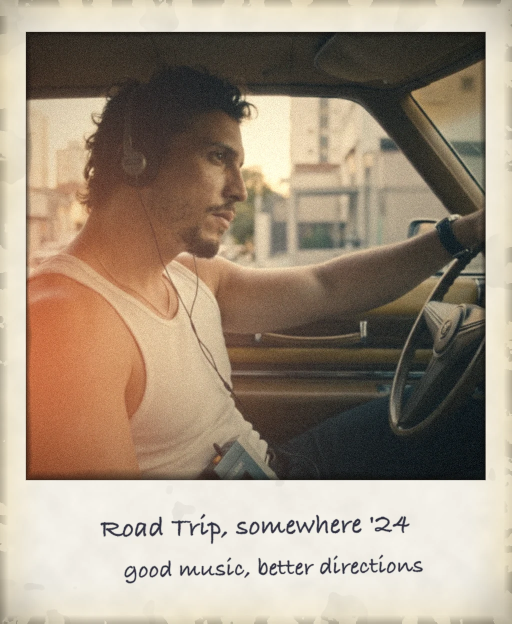
#> input picture cards-v2/assets/cards/hi/10-front.webp, 1024 x 1247 px, given in place of PP Toast.jpg, which was not available (shown at 1/2 size)
$ python build_polaroids.py
#> lines starting #> are read from the running program, lines starting #| are printed output that depends on the picture; pictures that were not available may be replaced by others from this repository, and a replacement may not be noted
#!/usr/bin/env python3
"""Build the 80s instant-film polaroids for cards/ from the user's Tino Assets.

Writes, for each card id in cards/data/cards.json:
  cards/assets/cards/{hi,lo}/<id>-front.webp   white polaroid frame, 80s-graded photo, handwritten caption
  cards/assets/cards/{hi,lo}/<id>-wear.png     R = signed distance to the outline, G = whitening, B = height
  cards/assets/cards/{hi,lo}/<id>-gloss.png    glossy photo, matte frame, fingerprints
  cards/assets/cards/{hi,lo}/back.webp         the dark film back
and rewrites the card size and captions in cards/data/cards.json.
A contact sheet goes to patches/build/polaroids/contact.jpg.

Usage: python3 patches/build_polaroids.py   (needs Pillow + numpy from the user site-packages)
"""
from __future__ import annotations

import json
import zlib
from pathlib import Path

import numpy as np
from PIL import Image, ImageDraw, ImageFilter, ImageFont

PROJECT = Path(__file__).resolve().parent.parent
CARDS = PROJECT / "cards"
OUT = CARDS / "assets/cards"
BUILD = PROJECT / "patches/build/polaroids"
TINO = Path("/Volumes/SSD/Tino Assets")
FONTS = Path("/System/Library/Fonts/Supplemental")

# Polaroid 600 proportions, scaled to the deck's 8.89 cm height (real film: 8.8 x 10.7 cm).
CARD_CM = (7.30, 8.89)
SIDE, TOP = 0.373, 0.457          # cm of white frame left/right and above the photo
PHOTO_CM = (CARD_CM[0] - 2 * SIDE, 6.39)
CORNER_CM = 0.10
WEAR_ENCODE = 0.13                # R = 0.5 + d / 0.13 cm (cards/js/config.js render.wearEncode)
SEED = 7331

TIERS = {"hi": 1024, "lo": 640}   # front width in px; wear is half, gloss a quarter

CARD_DATA = {
    # id: title, year, second line, source, focus (x, y), extras
    "a": ("Work in progress", "", "always building", "PP Toast.jpg", (0.5, 0.36), {}),
    "k": ("At home, 2024", "2024", "good ideas late", "8.1-invideo-nanobanana_2 2.png", (0.53, 0.5), {"leak": (1.0, 0.0)}),
    "q": ("Tools I use, 24", "2024", "create, test, repeat", "hf_20260627_145124_0ec89523-a7e9-4a15-b3bd-367e2f865593.png", (0.5, 0.5), {}),
    "j": ("A long story, 2023", "2023", "same me, new chapter", "xray skeleton 2.png", (0.42, 0.5), {}),
    "10": ("Road Trip, somewhere '24", "2024", "good music, better directions", "5b.png", (0.46, 0.45), {"leak": (0.0, 0.7)}),
    "9": ("Night out, 2022", "2022", "dressed for it", "hf_20260626_234900_1840de45-0979-43f2-b199-b44aa70af150.png", (0.5, 0.42), {}),
    "8": ("Good days, 2021", "2021", "keep it simple", "smile PP.jpg", (0.55, 0.4), {}),
    "7": ("Late shift, 2023", "2023", "one more idea", "hf_20260313_152347_4ffc25cd-bad7-4894-9644-4083137d3032.png", (0.5, 0.45), {"leak": (1.0, 0.2)}),
    "6": ("Day off, 2022", "2022", "recharging", "hf_20260722_211353_2d6ffd9b-32b6-477c-ba16-b150e0d0fcf1 2.png", (0.45, 0.5), {}),
}
CAPTION = {cid: data[0] for cid, data in CARD_DATA.items()}
CURL = {"a": (0.11, 0.05, 0.03), "k": (0.08, 0.04, 0.02), "q": (0.06, 0.03, 0.02),
        "j": (0.12, 0.06, 0.04), "10": (0.09, 0.05, 0.03), "9": (0.07, 0.03, 0.02),
        "8": (0.1, 0.04, 0.03), "7": (0.08, 0.05, 0.02), "6": (0.11, 0.04, 0.03)}


def rng(key: str) -> np.random.Generator:
    return np.random.default_rng(zlib.crc32(f"{SEED}:{key}".encode()))


def fbm(shape, rnd, octaves=4, scale=8.0):
    """Smooth value noise in [0, 1] made of upsampled random grids."""
    h, w = shape
    acc = np.zeros(shape, np.float32)
    amp, total = 1.0, 0.0
    for o in range(octaves):
        gh, gw = max(2, int(scale * 2**o * h / max(h, w))), max(2, int(scale * 2**o * w / max(h, w)))
        grid = Image.fromarray((rnd.random((gh, gw)) * 255).astype(np.uint8))
        acc += amp * np.asarray(grid.resize((w, h), Image.BICUBIC), np.float32) / 255
        total += amp
        amp *= 0.5
    return acc / total


def cover_crop(img: Image.Image, size, focus) -> Image.Image:
    w, h = img.size
    tw, th = size
    s = max(tw / w, th / h)
    img = img.resize((round(w * s), round(h * s)), Image.LANCZOS)
    w, h = img.size
    x = min(max(0, round(focus[0] * w - tw / 2)), w - tw)
    y = min(max(0, round(focus[1] * h - th / 2)), h - th)
    return img.crop((x, y, x + tw, y + th))


def instant_film(img: Image.Image, cid: str, extras: dict) -> Image.Image:
    """80s instant-film look: soft lens, lifted cool blacks, warm creamy highlights, flash hot spot,
    vignette, grain, uneven chemistry at the borders, optional light leak and date stamp."""
    rnd = rng("film:" + cid)
    img = img.filter(ImageFilter.GaussianBlur(img.width / 900))
    a = np.asarray(img.convert("RGB"), np.float32) / 255
    h, w, _ = a.shape
    lum = a @ np.array([0.2126, 0.7152, 0.0722], np.float32)
    # Tone: crush nothing, lift blacks toward teal, fade the whites toward cream.
    lo = np.array([0.10, 0.11, 0.12], np.float32)
    hi = np.array([0.97, 0.93, 0.83], np.float32)
    a = lo + (hi - lo) * np.power(np.clip(a, 0, 1), 1.08)
    a = a + (1 - lum[..., None]) * np.array([-0.025, 0.012, 0.03], np.float32)        # cyan-green shadows
    a = a + lum[..., None] * (1 - lum[..., None]) * np.array([0.06, 0.015, -0.03], np.float32)  # warm mids
    g = (a @ np.array([0.2126, 0.7152, 0.0722], np.float32))[..., None]
    a = g + (a - g) * 0.86
    # On-camera flash: bright centre, falling into dark corners.
    yy, xx = np.mgrid[0:h, 0:w].astype(np.float32)
    r2 = ((xx / w - 0.5) / 0.5) ** 2 + ((yy / h - 0.46) / 0.5) ** 2
    a = a * (1 + 0.14 * np.exp(-r2 / 0.35))[..., None]
    a = a * (1 - 0.38 * np.clip(r2 / 2, 0, 1) ** 1.6)[..., None]
    if "leak" in extras:
        lx, ly = extras["leak"]
        d = np.sqrt((xx / w - lx) ** 2 + (yy / h - ly) ** 2)
        leak = np.exp(-(d / 0.45) ** 2)[..., None] * np.array([1.0, 0.42, 0.18], np.float32) * 0.75
        a = 1 - (1 - a) * (1 - leak)                                                    # screen blend
    a = a + (rnd.normal(0, 0.035, (h, w, 1)) + rnd.normal(0, 0.012, (h, w, 3))).astype(np.float32)
    # Chemistry: a ragged darker band hugging the border, heavier along the bottom (the reagent pod).
    edge = np.minimum.reduce([xx, w - 1 - xx, yy, (h - 1 - yy) * 0.6]) / w
    rag = 0.006 + 0.012 * fbm((h, w), rnd, 3, 14)
    band = np.clip(1 - edge / rag, 0, 1)
    a = a * (1 - 0.55 * band)[..., None] + band[..., None] * np.array([0.05, 0.04, 0.03], np.float32) * 0.5
    out = Image.fromarray((np.clip(a, 0, 1) * 255).astype(np.uint8))
    if "stamp" in extras:
        out = date_stamp(out, extras["stamp"])
    return out


# [14 lines left out: function date_stamp, not called in this run]


def source_image(cid: str, src: str | None) -> Image.Image:
    return Image.open(TINO / src).convert("RGB")


def front(cid: str, W: int) -> Image.Image:
    title, _, line2, src, focus, extras = CARD_DATA[cid]
    px = W / CARD_CM[0]
    H = round(CARD_CM[1] * px)
    rnd = rng("frame:" + cid)
    # Frame: off-white board with paper tooth, yellowing toward the edges, a little handling grime.
    base = np.array([243, 240, 232], np.float32) / 255
    tooth = fbm((H, W), rnd, 5, 40)[..., None]
    frame = base * (0.97 + 0.05 * tooth)
    yy, xx = np.mgrid[0:H, 0:W].astype(np.float32)
    edge = np.minimum.reduce([xx, W - 1 - xx, yy, H - 1 - yy]) / px                    # cm from the edge
    yellow = np.clip(1 - edge / 0.7, 0, 1) ** 1.5 * (0.4 + 0.6 * fbm((H, W), rnd, 3, 6))
    frame = frame * (1 - yellow[..., None] * np.array([0.02, 0.07, 0.2], np.float32))
    # Handled border: a broken band of grey grime hugging the edge, darker in the corners.
    rim = np.clip(1 - edge / 0.12, 0, 1) * (0.3 + 0.7 * (fbm((H, W), rnd, 4, 40) > 0.45))
    corner = np.exp(-((np.minimum(xx, W - 1 - xx) / px) ** 2 + (np.minimum(yy, H - 1 - yy) / px) ** 2) / 0.35)
    frame = frame * (1 - (0.22 * rim + 0.18 * corner)[..., None])
    grime = (fbm((H, W), rnd, 4, 10) > 0.68) * fbm((H, W), rnd, 3, 30) * 0.06
    frame = frame * (1 - grime[..., None])
    canvas = Image.fromarray((np.clip(frame, 0, 1) * 255).astype(np.uint8))

    pw, ph = round(PHOTO_CM[0] * px), round(PHOTO_CM[1] * px)
    photo = instant_film(cover_crop(source_image(cid, src), (pw, ph), focus), cid, extras)
    ox, oy = round(SIDE * px), round(TOP * px)
    canvas.paste(photo, (ox, oy))
    # A hairline of shadow where the print sits under the frame's window.
    d = ImageDraw.Draw(canvas, "RGBA")
    d.rectangle((ox - 1, oy - 1, ox + pw, oy + ph), outline=(60, 50, 40, 70), width=max(1, round(px * 0.012)))

    # Handwritten caption in ballpoint, two lines, slightly off level like the reference.
    ink = (32, 34, 52, 235)
    f1 = ImageFont.truetype(str(FONTS / "Bradley Hand Bold.ttf"), round(px * 0.40))
    f2 = ImageFont.truetype(str(FONTS / "Bradley Hand Bold.ttf"), round(px * 0.34))
    text = Image.new("RGBA", (W, round(2.0 * px)), (0, 0, 0, 0))
    td = ImageDraw.Draw(text)
    td.text((W * 0.5, px * 0.55), CAPTION[cid], font=f1, fill=ink, anchor="mm")
    td.text((W * 0.5 + px * 0.25, px * 1.15), line2, font=f2, fill=ink, anchor="mm")
    text = text.rotate(float(rnd.uniform(-2.2, 1.6)), resample=Image.BICUBIC, center=(W / 2, px))
    text = text.filter(ImageFilter.GaussianBlur(px * 0.004))
    out = canvas.convert("RGBA")
    out.alpha_composite(text, (0, oy + ph + round(px * 0.12)))
    return out.convert("RGB")


# [17 lines left out: function back, not called in this run]


def wear_and_gloss(cid: str, W: int):
    """R: signed distance to the outline (positive inside), G: whitening, B: height, plus the gloss map."""
    px = W / CARD_CM[0]
    H = round(CARD_CM[1] * px)
    rnd = rng("wear:" + cid)
    yy, xx = np.mgrid[0:H, 0:W].astype(np.float32)
    x = (xx + 0.5) / px - CARD_CM[0] / 2
    y = (yy + 0.5) / px - CARD_CM[1] / 2
    qx = np.abs(x) - (CARD_CM[0] / 2 - CORNER_CM)
    qy = np.abs(y) - (CARD_CM[1] / 2 - CORNER_CM)
    outside = np.hypot(np.maximum(qx, 0), np.maximum(qy, 0)) + np.minimum(np.maximum(qx, qy), 0) - CORNER_CM
    # Frayed, chipped outline: high-frequency fray plus a few bites out of the edges.
    d = -outside - 0.03 * (fbm((H, W), rnd, 4, 60) - 0.5) - 0.012 * (fbm((H, W), rnd, 2, 160) - 0.5)
    for _ in range(int(rnd.integers(4, 9))):
        along = rnd.uniform(0, 1)
        ex, ey = [(along * CARD_CM[0] - CARD_CM[0] / 2, -CARD_CM[1] / 2), (along * CARD_CM[0] - CARD_CM[0] / 2, CARD_CM[1] / 2),
                  (-CARD_CM[0] / 2, along * CARD_CM[1] - CARD_CM[1] / 2), (CARD_CM[0] / 2, along * CARD_CM[1] - CARD_CM[1] / 2)][int(rnd.integers(0, 4))]
        d = np.minimum(d, np.hypot(x - ex, y - ey) - rnd.uniform(0.03, 0.07))
    R = np.clip(0.5 + d / WEAR_ENCODE, 0, 1)
    # Whitening: rubbed corners and a few fine scratches across the glossy print.
    Gimg = Image.new("L", (W, H), 0)
    gd = ImageDraw.Draw(Gimg)
    for _ in range(int(rnd.integers(3, 7))):
        x0, y0 = rnd.uniform(SIDE, CARD_CM[0] - SIDE) * px, rnd.uniform(TOP, TOP + PHOTO_CM[1]) * px
        ang, ln = rnd.uniform(0, np.pi), rnd.uniform(0.4, 2.2) * px
        gd.line((x0, y0, x0 + np.cos(ang) * ln, y0 + np.sin(ang) * ln), fill=int(rnd.uniform(60, 140)), width=1)
    G = np.asarray(Gimg, np.float32) / 255
    to_corner = np.hypot(np.abs(x) - CARD_CM[0] / 2, np.abs(y) - CARD_CM[1] / 2)
    rub = np.exp(-(to_corner / 0.45) ** 2)
    edge_cm = np.minimum(CARD_CM[0] / 2 - np.abs(x), CARD_CM[1] / 2 - np.abs(y))
    scuff = np.clip(1 - edge_cm / 0.08, 0, 1) * (fbm((H, W), rnd, 4, 50) > 0.5)
    G = np.clip(G + 0.6 * rub * fbm((H, W), rnd, 3, 20) + 0.25 * scuff, 0, 1)
    # Height: the print sits a hair below the frame, so its window edge catches the light.
    inside = ((x > -CARD_CM[0] / 2 + SIDE) & (x < CARD_CM[0] / 2 - SIDE) &
              (y > -CARD_CM[1] / 2 + TOP) & (y < -CARD_CM[1] / 2 + TOP + PHOTO_CM[1])).astype(np.float32)
    inside = np.asarray(Image.fromarray((inside * 255).astype(np.uint8)).filter(ImageFilter.GaussianBlur(px * 0.02)), np.float32) / 255
    B = 0.5 - 0.035 * inside
    wear = Image.fromarray((np.dstack([R, G, B]) * 255).round().astype(np.uint8))
    # Gloss: satin frame, glossy print, a thumbprint or two on the photo.
    gloss = 0.30 + 0.58 * inside + 0.05 * (fbm((H, W), rnd, 3, 12) - 0.5)
    for _ in range(int(rnd.integers(1, 3))):
        cx, cy = rnd.uniform(SIDE + 0.5, CARD_CM[0] - SIDE - 0.5) * px, rnd.uniform(TOP + 0.5, TOP + PHOTO_CM[1] - 0.5) * px
        rr = ((xx - cx) ** 2 + ((yy - cy) * 0.8) ** 2) / (0.55 * px) ** 2
        ridges = 0.5 + 0.5 * np.sin(np.sqrt(rr) * 38)
        gloss -= np.exp(-rr * 2) * (0.18 + 0.12 * ridges) * inside
    gloss = Image.fromarray((np.clip(gloss, 0, 1) * 255).astype(np.uint8), "L")
    return wear, gloss


def save_tiers(cid: str, make_front):
#> called with cid = 'a'
    for tier, W in TIERS.items():
        d = OUT / tier
        d.mkdir(parents=True, exist_ok=True)
        make_front(W).save(d / f"{cid}-front.webp", quality=88)
        wear, gloss = wear_and_gloss(cid, W // 2)
        wear.save(d / f"{cid}-wear.png")
        gloss.resize((W // 4, round(W // 4 * CARD_CM[1] / CARD_CM[0])), Image.LANCZOS).save(d / f"{cid}-gloss.png")
#> this loop made 2 passes
#> (x in wear_and_gloss, y in wear_and_gloss) on passes 1 to 2: (0, 0), (0, 0)
#> pass 1, in front, `canvas = Image.fromarray((np.clip(frame, 0, 1) * 255).astype(np.uint8))`:
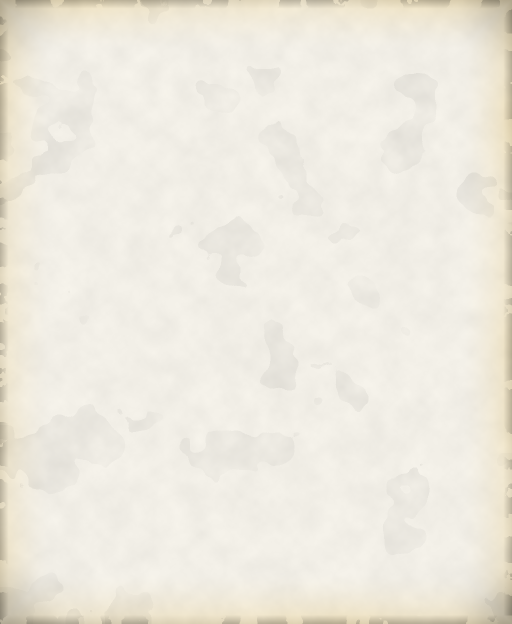
#> canvas: PIL image 1024x1247 RGB (shown at 1/2 size); mean R, G, B 238, 234, 223.4
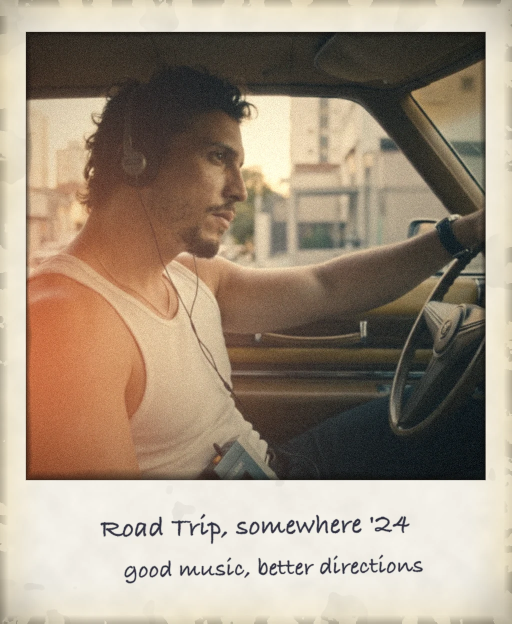
#> input picture cards-v2/assets/cards/hi/10-front.webp, 1024 x 1247 px, given in place of PP Toast.jpg, which was not available (shown at 1/2 size)
#> pass 1, in instant_film, `img = img.filter(ImageFilter.GaussianBlur(img.width / 900))`:
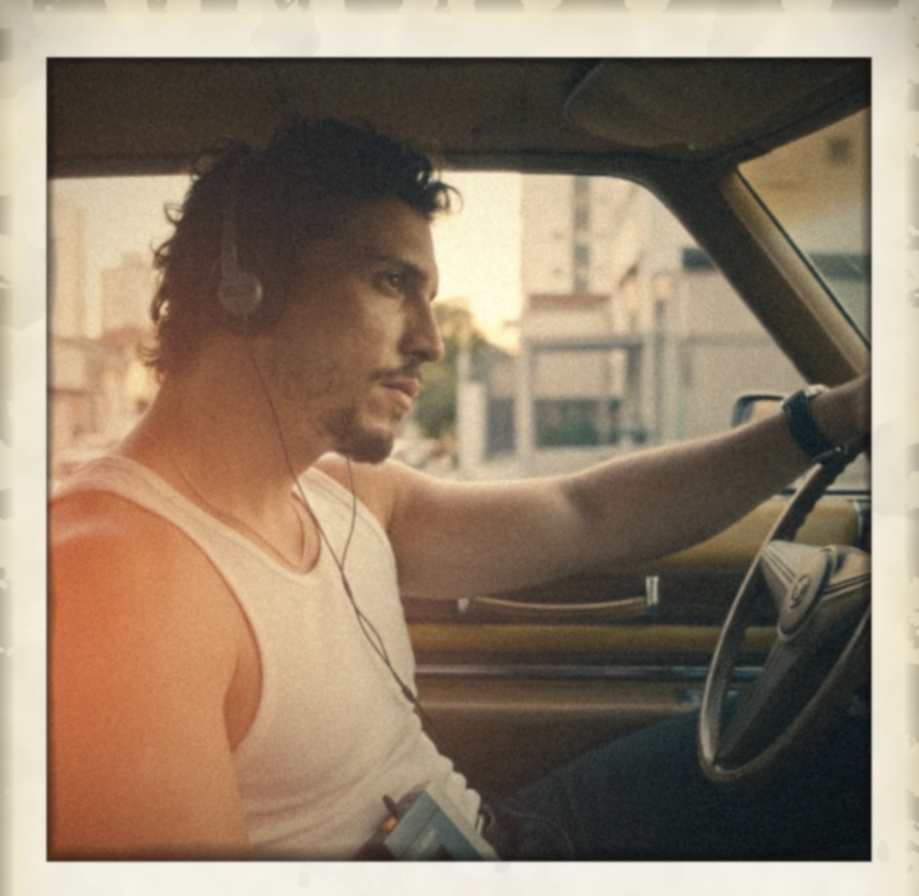
#> img: PIL image 919x896 RGB; mean R, G, B 144, 125.9, 106.1
#> after the loop:
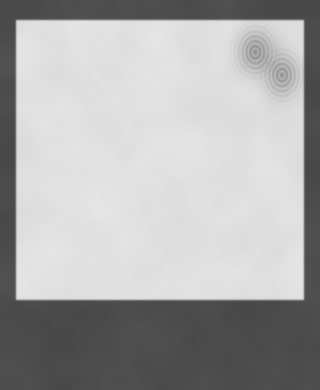
#> gloss: PIL image 320x390 L; min 71, max 229, mean 170.4
#> after the loop:
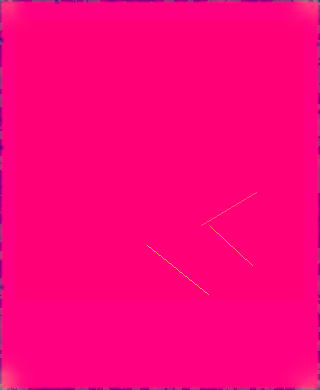
#> wear: PIL image 320x390 RGB; mean R, G, B 252.8, 1.5, 122.2


# [22 lines left out: functions update_manifest, contact_sheet, not called in this run]


def main():
    for cid in CARD_DATA:
        save_tiers(cid, lambda W, cid=cid: front(cid, W))
        print("polaroid", cid)
#> pass 2 of the loop in main, `for cid in CARD_DATA:`:
#> the loop in save_tiers (call 2), `for tier, W in TIERS.items():` made 2 passes
#> (x in wear_and_gloss, y in wear_and_gloss) on passes 1 to 2: (0, 112), (0, 70)
#> pass 1, in front (call 3), `canvas = Image.fromarray((np.clip(frame, 0, 1) * 255).astype(np.uint8))`:
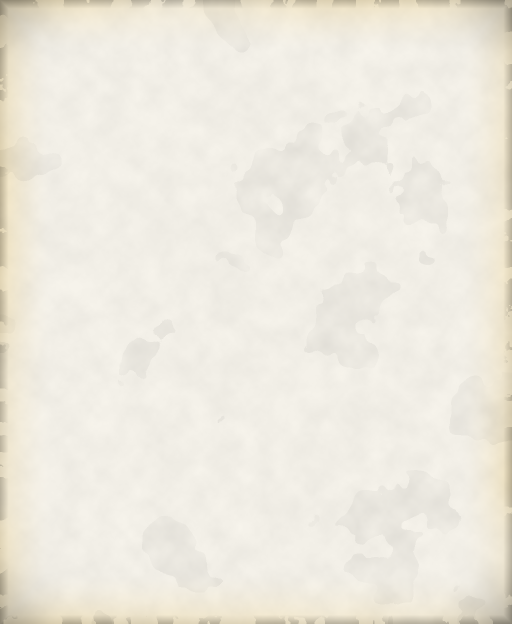
#> canvas: PIL image 1024x1247 RGB (shown at 1/2 size); mean R, G, B 237.9, 233.9, 223.3
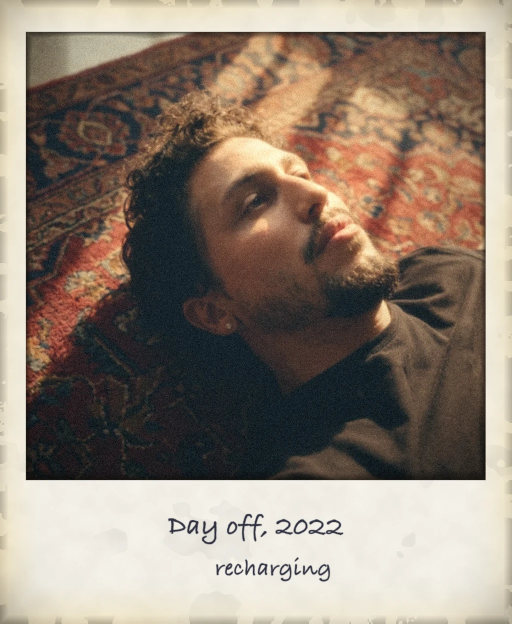
#> input picture cards-v2/assets/cards/hi/6-front.webp, 1024 x 1247 px, given in place of 8.1-invideo-nanobanana_2 2.png, which was not available (shown at 1/2 size)
#> after the loop in save_tiers (call 2), `for tier, W in TIERS.items():`:
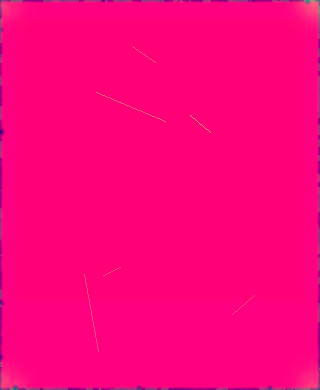
#> wear: PIL image 320x390 RGB; mean R, G, B 252.7, 1.5, 122.2
    for tier, W in TIERS.items():
        back(W).save(OUT / tier / "back.webp", quality=88)
    update_manifest()
    contact_sheet()
    print("contact sheet:", BUILD / "contact.jpg")


if __name__ == "__main__":
#> (the run stopped early here; a loop or call above may not have finished)
